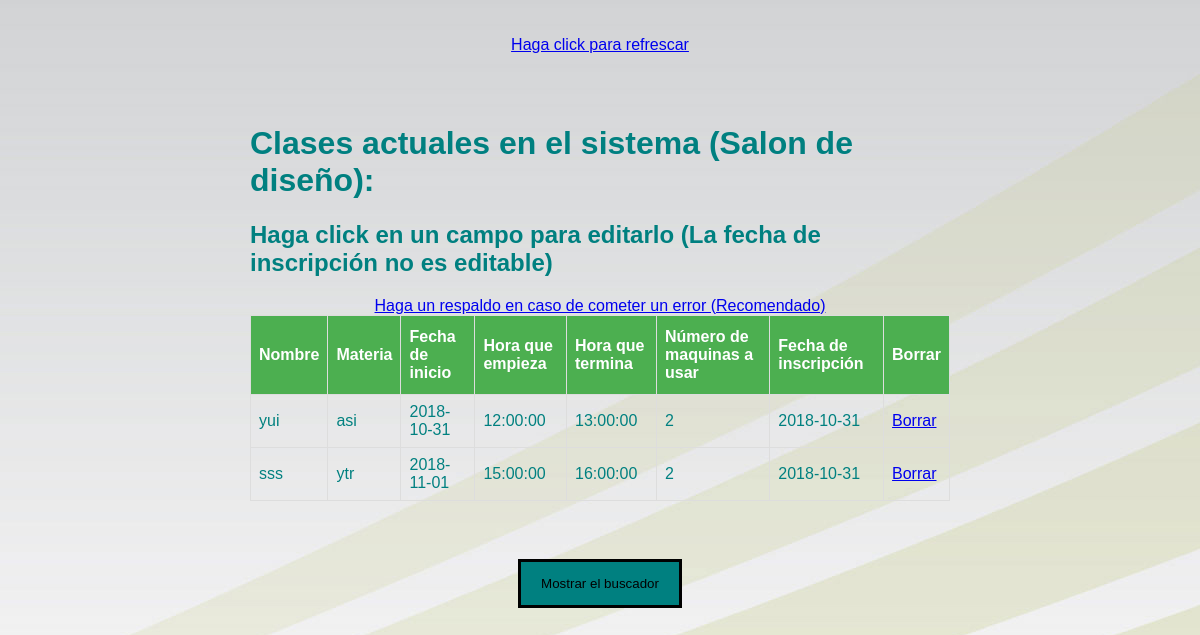
Page /disenoclase.php on the earlier database version.
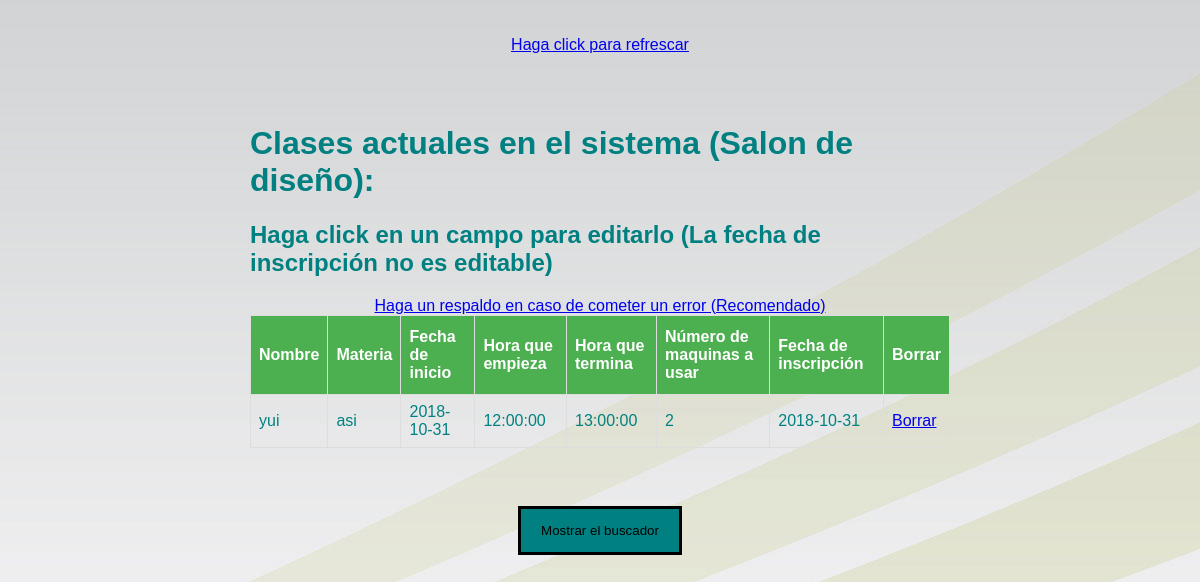
Same page on the later database version.
### tables this page shows
CREATE TABLE `reservadiseno` (
  `id` int(11) NOT NULL AUTO_INCREMENT,
  `nombre` varchar(100) NOT NULL,
  `materia` varchar(100) NOT NULL,
  `fecha` date NOT NULL,
  `fechaemp` time NOT NULL,
  `fechater` time NOT NULL,
  `numero` int(10) NOT NULL,
  `fechainscripcion` date NOT NULL,
  PRIMARY KEY (`id`)
);

### disenoclase.php (the view, shortened to what this page needs)
<?php
include_once("connection.php");
$sql = "SELECT * FROM `reservadiseno` limit 10 ";
$queryRecords = mysqli_query($conn, $sql) or die("Error al buscar");
?>
<!DOCTYPE html>
<html lang="en">
<head>
<link rel="stylesheet" href="estilos\clase.css">
</head>
<body>
<br></br>
<div style="text-align: center;"><a href="disenoclase.php">Haga click para refrescar</a></div>
<div class="container" style="padding:50px 250px;">
<h1>Clases actuales en el sistema (Salon de diseño):</h1>
<h2>Haga click en un campo para editarlo (La fecha de inscripción no es editable)</h2>
<div style="text-align: center;"><a href="backup.php" target="_blank">Haga un respaldo en caso de cometer un error (Recomendado)</a></div>
<table id="employee_grid" name="employee_grid" class="table table-condensed table-hover table-striped bootgrid-table" width="60%" cellspacing="0">
   <thead>
      <tr>
         <th>Nombre</th>
         <th>Materia</th>
         <th>Fecha de inicio</th>
		 <th>Hora que empieza</th>
		 <th>Hora que termina</th>
		 <th>Número de maquinas a usar</th>
		 <th>Fecha de inscripción</th>
		 <th>Borrar</th>
      </tr>
   </thead>
   <tbody id="_editable_table">
      <?php foreach($queryRecords as $res) :?>
      <tr data-row-id="<?php echo $res['id'];?>">
	  <center><td class="editable-col" contenteditable="true" coldisenoclase='0' oldVal ="<?php echo $res['nombre'];?>"><?php echo $res['nombre'];?></td></center>
	  <center><td class="editable-col" contenteditable="true" coldisenoclase='1' oldVal ="<?php echo $res['materia'];?>"><?php echo $res['materia'];?></td></center>
	  <center><td class="editable-col" contenteditable="true" coldisenoclase='2' oldVal ="<?php echo $res['fecha'];?>"><?php echo $res['fecha'];?></td></center>
	  <center><td class="editable-col" contenteditable="true" coldisenoclase='3' oldVal ="<?php echo $res['fechaemp'];?>"><?php echo $res['fechaemp'];?></td></center>
	  <center><td class="editable-col" contenteditable="true" coldisenoclase='4' oldVal ="<?php echo $res['fechater'];?>"><?php echo $res['fechater'];?></td></center>
	  <center><td class="editable-col" contenteditable="true" coldisenoclase='5' oldVal ="<?php echo $res['numero'];?>"><?php echo $res['numero'];?></td></center>
	  <center><td class="editable-col" contenteditable="false" coldisenoclase='6' oldVal ="<?php echo $res['fechainscripcion'];?>"><?php echo $res['fechainscripcion'];?></td></center>
		 <?php
		 echo "<td><a href='disenoclaseborrar.php?id=".$res['id']."'>Borrar</a></td>";
		 echo "</tr>";
		 ?>
	  <?php endforeach;?>
   </tbody>
</table>
</div>
<div id="boton2" style="text-align: center;">
<button onclick="myFunction2()">Mostrar el buscador</button>
</div>
</body>
</html>

Differences in the rows shown:
removed reservadiseno: nombre "sss", materia "ytr", fecha "2018-11-01", fechaemp "15:00:00", fechater "16:00:00", numero "2", fechainscripcion "2018-10-31"
